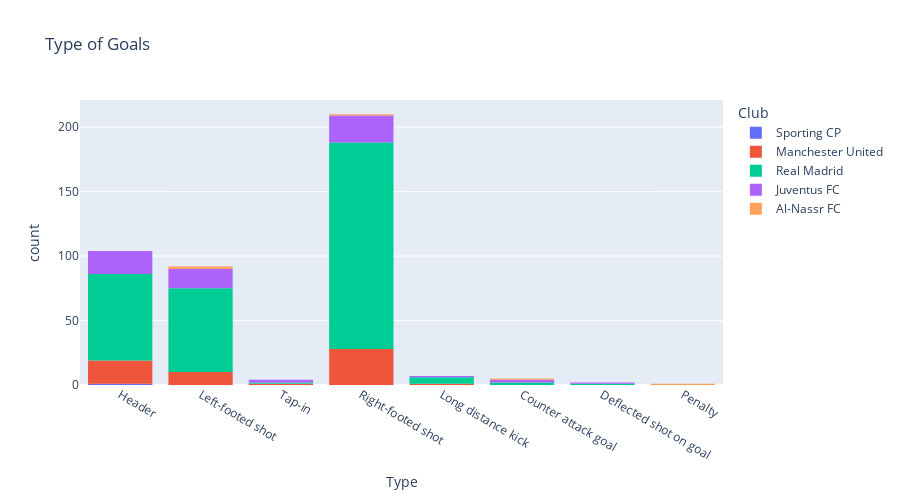

Notebook code for this chart:
### Code cell
fig=px.histogram(
    df,
    x='Type',
    title="Type of Goals",
    log_x=False,
    log_y=False,
    height=500,
    color='Club',
    hover_data=['Competition','Club']
)
fig.show()

### Figure 1 — Plotly figure (JSON) as saved in the notebook; plotly's stock layout.template omitted (floating-point values rounded to 4 significant figures; data arrays with more than 128 entries replaced by an {"elided": "..."} marker saying what was removed)
{"data": [{"alignmentgroup": "True", "bingroup": "x", "hovertemplate": "Club=Sporting CP<br>Type=%{x}<br>count=%{y}<extra></extra>", "legendgroup": "Sporting CP", "marker": {"color": "#636efa", "pattern": {"shape": ""}}, "name": "Sporting CP", "offsetgroup": "Sporting CP", "orientation": "v", "showlegend": true, "type": "histogram", "x": ["Header"], "xaxis": "x", "yaxis": "y"}, {"alignmentgroup": "True", "bingroup": "x", "hovertemplate": "Club=Manchester United<br>Type=%{x}<br>count=%{y}<extra></extra>", "legendgroup": "Manchester United", "marker": {"color": "#EF553B", "pattern": {"shape": ""}}, "name": "Manchester United", "offsetgroup": "Manchester United", "orientation": "v", "showlegend": true, "type": "histogram", "x": ["Header", "Left-footed shot", "Tap-in", "Right-footed shot", "Right-footed shot", "Left-footed shot", "Right-footed shot", "Right-footed shot", "Header", "Header", "Header", "Right-footed shot", "Header", "Right-footed shot", "Header", "Right-footed shot", "Left-footed shot", "Header", "Right-footed shot", "Right-footed shot", "Right-footed shot", "Right-footed shot", "Header", "Header", "Left-footed shot", "Right-footed shot", "Right-footed shot", "Header", "Left-footed shot", "Left-footed shot", "Right-footed shot", "Left-footed shot", "Header", "Header", "Right-footed shot", "Right-footed shot", "Header", "Header", "Left-footed shot", "Long distance kick", "Header", "Right-footed shot", "Left-footed shot", "Right-footed shot", "Right-footed shot", "Header", "Right-footed shot", "Right-footed shot", "Right-footed shot", "Right-footed shot", "Right-footed shot", "Right-footed shot", "Right-footed shot", "Header", "Right-footed shot", "Header", "Left-footed shot", "Right-footed shot"], "xaxis": "x", "yaxis": "y"}, {"alignmentgroup": "True", "bingroup": "x", "hovertemplate": "Club=Real Madrid<br>Type=%{x}<br>count=%{y}<extra></extra>", "legendgroup": "Real Madrid", "marker": {"color": "#00cc96", "pattern": {"shape": ""}}, "name": "Real Madrid", "offsetgroup": "Real Madrid", "orientation": "v", "showlegend": true, "type": "histogram", "x": {"elided": "301 str values"}, "xaxis": "x", "yaxis": "y"}, {"alignmentgroup": "True", "bingroup": "x", "hovertemplate": "Club=Juventus FC<br>Type=%{x}<br>count=%{y}<extra></extra>", "legendgroup": "Juventus FC", "marker": {"color": "#ab63fa", "pattern": {"shape": ""}}, "name": "Juventus FC", "offsetgroup": "Juventus FC", "orientation": "v", "showlegend": true, "type": "histogram", "x": ["Left-footed shot", "Left-footed shot", "Right-footed shot", "Right-footed shot", "Left-footed shot", "Header", "Right-footed shot", "Header", "Right-footed shot", "Header", "Header", "Right-footed shot", "Header", "Header", "Header", "Header", "Left-footed shot", "Header", "Left-footed shot", "Header", "Right-footed shot", "Tap-in", "Right-footed shot", "Left-footed shot", "Header", "Left-footed shot", "Deflected shot on goal", "Right-footed shot", "Left-footed shot", "Right-footed shot", "Right-footed shot", "Tap-in", "Long distance kick", "Left-footed shot", "Counter attack goal", "Right-footed shot", "Left-footed shot", "Right-footed shot", "Header", "Right-footed shot", "Right-footed shot", "Right-footed shot", "Right-footed shot", "Left-footed shot", "Right-footed shot", "Header", "Left-footed shot", "Right-footed shot", "Left-footed shot", "Right-footed shot", "Left-footed shot", "Header", "Header", "Right-footed shot", "Counter attack goal", "Header", "Left-footed shot", "Header", "Right-footed shot", "Header"], "xaxis": "x", "yaxis": "y"}, {"alignmentgroup": "True", "bingroup": "x", "hovertemplate": "Club=Al-Nassr FC<br>Type=%{x}<br>count=%{y}<extra></extra>", "legendgroup": "Al-Nassr FC", "marker": {"color": "#FFA15A", "pattern": {"shape": ""}}, "name": "Al-Nassr FC", "offsetgroup": "Al-Nassr FC", "orientation": "v", "showlegend": true, "type": "histogram", "x": ["Left-footed shot", "Right-footed shot", "Penalty", "Left-footed shot", "Counter attack goal"], "xaxis": "x", "yaxis": "y"}], "layout": {"barmode": "relative", "height": 500, "legend": {"title": {"text": "Club"}, "tracegroupgap": 0}, "title": {"text": "Type of Goals"}, "xaxis": {"anchor": "y", "domain": [0, 1], "title": {"text": "Type"}}, "yaxis": {"anchor": "x", "domain": [0, 1], "title": {"text": "count"}}}}
